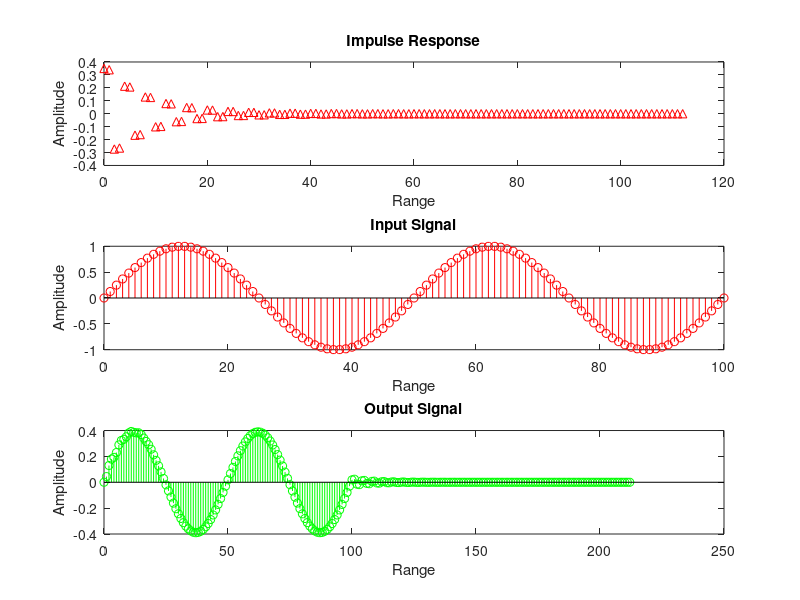

This chart was generated by the following MATLAB code:
%%PORTFOLIO 2
%  y[n]=0.35*x[n]+0.34*x[n-1]-0.78*y[n-2].

clc;clear;
a = [1, 0, 0.78] ;          %y coefficient
b = [0.35, 0.34] ;          %x coefficient

g = impz(b,a);              % impulse response 
n = 0:100;                  % range 
N = 50;                   % number of samples, random choice    

x = sin(2* pi * n/N );       % our input signal, sinosudal signal
y = conv(g ,x);              % Change in input singal through filter, OUTPUT singal
len_y = [0: length(y)-1];    % length of convoluted signal

%GRAPH

subplot(3,1,1), impz(b,a )   ;     %graph 1
xlabel("Range");
ylabel("Amplitude");
title("Impulse Response");


subplot(3,1,2), stem(n, x, 'r') ;     %graph 2
xlabel("Range");
ylabel("Amplitude");
title("Input Signal");

subplot(3,1,3), stem(len_y, y,'g');  %graph 1
xlabel("Range");
ylabel("Amplitude");
title("Output Signal");



